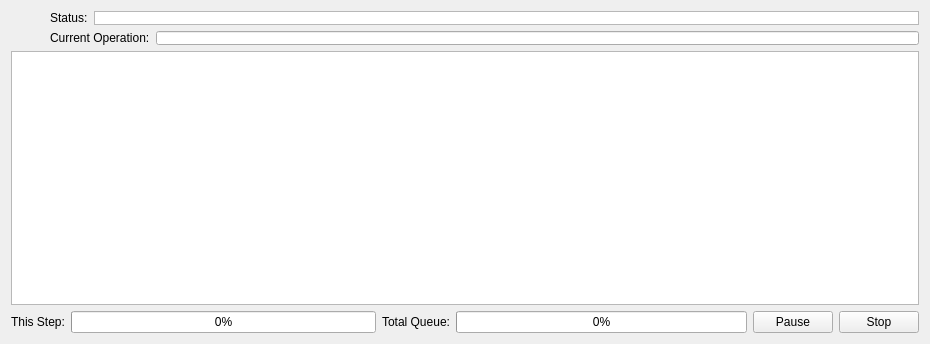
<?xml version="1.0" encoding="UTF-8"?>
<ui version="4.0">
 <class>LC7WorkQueueWidget</class>
 <widget class="QWidget" name="LC7WorkQueueWidget">
  <property name="geometry">
   <rect>
    <x>0</x>
    <y>0</y>
    <width>930</width>
    <height>344</height>
   </rect>
  </property>
  <property name="sizePolicy">
   <sizepolicy hsizetype="Expanding" vsizetype="Preferred">
    <horstretch>0</horstretch>
    <verstretch>0</verstretch>
   </sizepolicy>
  </property>
  <property name="windowTitle">
   <string>Form</string>
  </property>
  <layout class="QGridLayout" name="gridLayout">
   <item row="0" column="0">
    <layout class="QHBoxLayout" name="workQueueHorizontalLayout">
     <item>
      <widget class="QLabel" name="waiting">
       <property name="sizePolicy">
        <sizepolicy hsizetype="Fixed" vsizetype="Fixed">
         <horstretch>0</horstretch>
         <verstretch>0</verstretch>
        </sizepolicy>
       </property>
       <property name="minimumSize">
        <size>
         <width>33</width>
         <height>33</height>
        </size>
       </property>
       <property name="maximumSize">
        <size>
         <width>65</width>
         <height>65</height>
        </size>
       </property>
       <property name="pixmap">
        <pixmap resource="lc7.qrc">:/lc7/queueimages/stopped@2x.png</pixmap>
       </property>
       <property name="scaledContents">
        <bool>true</bool>
       </property>
      </widget>
     </item>
     <item>
      <layout class="QVBoxLayout" name="verticalLayout">
       <item>
        <layout class="QHBoxLayout" name="horizontalLayout_7">
         <property name="sizeConstraint">
          <enum>QLayout::SetDefaultConstraint</enum>
         </property>
         <item>
          <widget class="QLabel" name="label">
           <property name="sizePolicy">
            <sizepolicy hsizetype="Preferred" vsizetype="Preferred">
             <horstretch>0</horstretch>
             <verstretch>0</verstretch>
            </sizepolicy>
           </property>
           <property name="text">
            <string>Status:</string>
           </property>
           <property name="margin">
            <number>6</number>
           </property>
          </widget>
         </item>
         <item>
          <widget class="QTextBrowser" name="statusBarText">
           <property name="sizePolicy">
            <sizepolicy hsizetype="Expanding" vsizetype="Ignored">
             <horstretch>0</horstretch>
             <verstretch>0</verstretch>
            </sizepolicy>
           </property>
           <property name="minimumSize">
            <size>
             <width>0</width>
             <height>0</height>
            </size>
           </property>
           <property name="maximumSize">
            <size>
             <width>16777215</width>
             <height>40</height>
            </size>
           </property>
           <property name="frameShape">
            <enum>QFrame::StyledPanel</enum>
           </property>
           <property name="frameShadow">
            <enum>QFrame::Plain</enum>
           </property>
           <property name="verticalScrollBarPolicy">
            <enum>Qt::ScrollBarAlwaysOff</enum>
           </property>
           <property name="horizontalScrollBarPolicy">
            <enum>Qt::ScrollBarAlwaysOff</enum>
           </property>
           <property name="lineWrapMode">
            <enum>QTextEdit::NoWrap</enum>
           </property>
           <property name="textInteractionFlags">
            <set>Qt::TextBrowserInteraction</set>
           </property>
          </widget>
         </item>
        </layout>
       </item>
       <item>
        <layout class="QHBoxLayout" name="currentOperationLayout">
         <item>
          <widget class="QLabel" name="label_8">
           <property name="text">
            <string>Current Operation:</string>
           </property>
           <property name="margin">
            <number>6</number>
           </property>
          </widget>
         </item>
         <item>
          <widget class="QLineEdit" name="currentOperation">
           <property name="sizePolicy">
            <sizepolicy hsizetype="Expanding" vsizetype="Ignored">
             <horstretch>0</horstretch>
             <verstretch>0</verstretch>
            </sizepolicy>
           </property>
           <property name="readOnly">
            <bool>true</bool>
           </property>
          </widget>
         </item>
        </layout>
       </item>
      </layout>
     </item>
    </layout>
   </item>
   <item row="4" column="0">
    <layout class="QHBoxLayout" name="horizontalLayout_2">
     <item>
      <layout class="QHBoxLayout" name="horizontalLayout_4">
       <item>
        <widget class="QLabel" name="label_13">
         <property name="text">
          <string>This Step:</string>
         </property>
        </widget>
       </item>
       <item>
        <widget class="QProgressBar" name="currentCompletionProgress">
         <property name="sizePolicy">
          <sizepolicy hsizetype="Expanding" vsizetype="Ignored">
           <horstretch>0</horstretch>
           <verstretch>0</verstretch>
          </sizepolicy>
         </property>
         <property name="styleSheet">
          <string notr="true">z</string>
         </property>
         <property name="value">
          <number>0</number>
         </property>
         <property name="invertedAppearance">
          <bool>false</bool>
         </property>
        </widget>
       </item>
      </layout>
     </item>
     <item>
      <layout class="QHBoxLayout" name="horizontalLayout_5">
       <item>
        <widget class="QLabel" name="label_14">
         <property name="text">
          <string>Total Queue:</string>
         </property>
        </widget>
       </item>
       <item>
        <widget class="QProgressBar" name="totalCompletionProgress">
         <property name="sizePolicy">
          <sizepolicy hsizetype="Expanding" vsizetype="Ignored">
           <horstretch>0</horstretch>
           <verstretch>0</verstretch>
          </sizepolicy>
         </property>
         <property name="value">
          <number>0</number>
         </property>
        </widget>
       </item>
      </layout>
     </item>
     <item>
      <layout class="QHBoxLayout" name="horizontalLayout_6">
       <property name="spacing">
        <number>6</number>
       </property>
       <property name="leftMargin">
        <number>0</number>
       </property>
       <property name="topMargin">
        <number>0</number>
       </property>
       <property name="rightMargin">
        <number>0</number>
       </property>
       <property name="bottomMargin">
        <number>0</number>
       </property>
       <item>
        <widget class="QPushButton" name="pauseButton">
         <property name="text">
          <string>Pause</string>
         </property>
        </widget>
       </item>
       <item>
        <widget class="QPushButton" name="stopButton">
         <property name="text">
          <string>Stop</string>
         </property>
        </widget>
       </item>
      </layout>
     </item>
    </layout>
   </item>
   <item row="3" column="0">
    <widget class="QPlainTextEdit" name="statusText">
     <property name="sizePolicy">
      <sizepolicy hsizetype="Expanding" vsizetype="Expanding">
       <horstretch>0</horstretch>
       <verstretch>1</verstretch>
      </sizepolicy>
     </property>
     <property name="autoFillBackground">
      <bool>true</bool>
     </property>
     <property name="readOnly">
      <bool>true</bool>
     </property>
    </widget>
   </item>
  </layout>
 </widget>
 <resources>
  <include location="lc7.qrc"/>
  <include location="C:/Users/dildog/.designer/backup/lc7.qrc"/>
 </resources>
 <connections/>
</ui>
